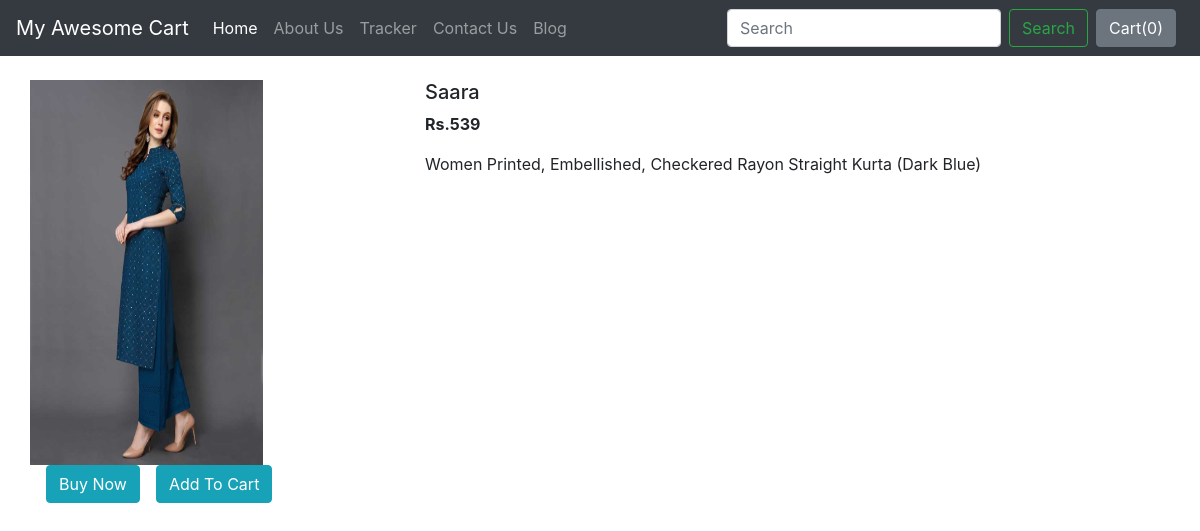
The page /shop/products/1 on the database its author committed.
### shop/models.py (models this page shows, shortened)
class product(models.Model):
    product_id=models.AutoField
    product_name=models.CharField(max_length=30)
    category = models.CharField(max_length=50, default="")
    subcategory = models.CharField(max_length=50, default="")
    price = models.IntegerField(default=0)
    desc = models.CharField(max_length=300)
    pub_date = models.DateField()
    image = models.ImageField(upload_to='shop/images', default="")

### shop/views.py (the view)
# urls.py: path("products/<int:myid>", views.productView, name="ProductView"),
def productView(request, myid):
    products= product.objects.filter(id=myid)
    return render(request, 'shop/prodView.html', {'product':products[0]})

### shop/templates/shop/prodView.html (shortened to what this page needs)
{% extends 'shop/basic.html' %}
{% block body %}
<div class="container my-4">
    <div class="row">
    <div class="col-md-4">
    <div class="row">
        <img src="/media/{{product.image}}" width="233px" height="385px">
    </div>
        <div class="row">
            <button class="btn btn-info mx-3">Buy Now</button>
            <button class="btn btn-info">Add To Cart</button>
        </div>
    </div>
    <div class="col-md-8">
        <h5>{{product.product_name}}</h5>
        <p><b>Rs.{{product.price}} </b></p>
        <p>{{product.desc}}</p>
    </div>
    </div>
</div>
{% endblock %}

### rows shown on the page
product: image (picture), product_name "Saara", price "539", desc "Women Printed, Embellished, Checkered Rayon Straight Kurta (Dark Blue)"
